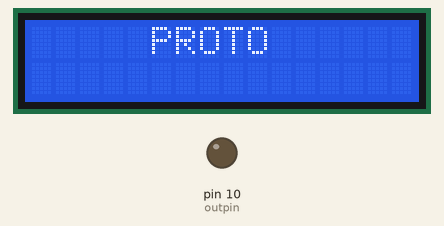
This sketch was run on a simulated Arduino Uno, built with avr-gcc and run on an emulated ATmega328P. Shown: 16×2 character LCD, output pins drawn as LEDs (lit = HIGH).

Above: at 0.1 s.
At 2.1 s:
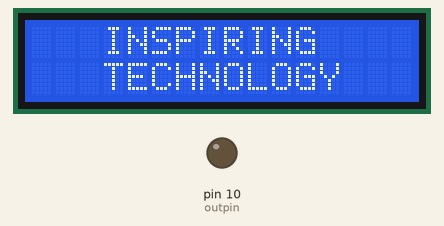

The sketch:

sketch_jul12a.ino
```cpp
#include <LiquidCrystal.h>
LiquidCrystal lcd(12, 11, 5, 4, 3, 2);
int outpin =10;
unsigned int state= 3;       // variable for getting status of speed
unsigned int count = 0;     // variable for rotation count
int ir3 = 13;
int ir1 = 8;             // assigns pin 8 to IR Sensor Front 1
int ir2 = 9;

void setup() {
   Serial.begin(9600);
lcd.begin(16, 2);
 pinMode(ir1, INPUT);            // declare IR- Packet as input
 pinMode(ir2, INPUT);           // declare IR- Packet as input
 pinMode(ir3, INPUT);          // declare IR-Motor as input
 pinMode(outpin, OUTPUT);

lcd.print("     PROTO      ");
  delay(2000);
  lcd.clear();
  lcd.print("   INSPIRING    ");
  lcd.setCursor(0, 1);
  lcd.print("   TECHNOLOGY   ");
  delay(2000);
//  lcd.clear();
//  lcd.setCursor(0, 0);
//  lcd.print("SPEED: ");lcd.print(state);
//  lcd.setCursor(0, 1);
//  lcd.print("COUNT: ");lcd.print(count);
}

void loop() {
  // put your main code here, to run repeatedly:
    if( ir2 == HIGH)
    {
       analogWrite(outpin, 255);

          count++;
          lcd.clear();
          lcd.setCursor(0, 0);
          lcd.print("SPEED: ");lcd.print(state);lcd.print(" MAX");
          lcd.setCursor(0, 1);
          lcd.print("COUNT: ");lcd.print(count);
          delay(1000);
          Serial.println(count);

    }

/*for (int i =0; i<=5; i++)
{
   digitalWrite(outpin, HIGH);
   delay(500);

   digitalWrite(outpin, LOW);
   delay(1000);
}
delay(1000);*/
}
```
